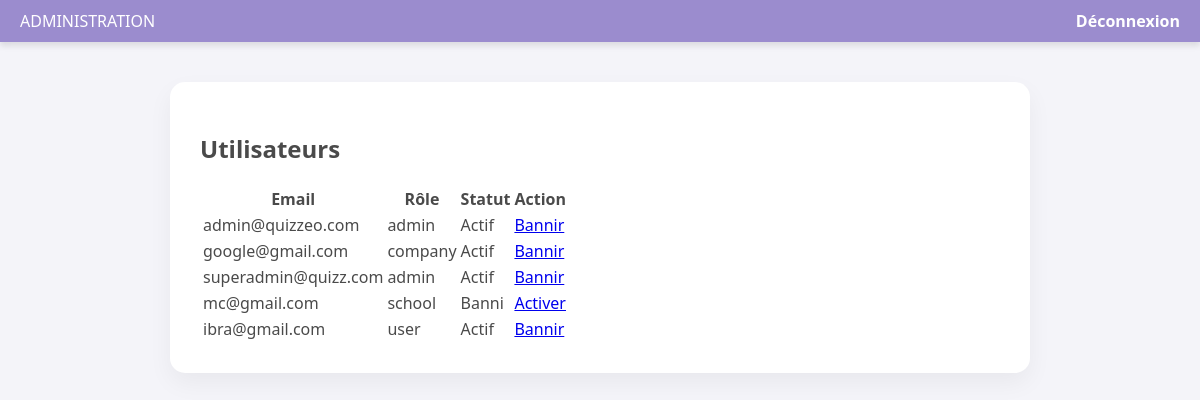
/dashboard_admin.php (signed in), run on the app's committed database.
### tables this page shows
CREATE TABLE IF NOT EXISTS `users` (
  `id` int(11) NOT NULL AUTO_INCREMENT,
  `email` varchar(255) NOT NULL,
  `password` varchar(255) NOT NULL,
  `role` varchar(50) NOT NULL,
  `company_name` varchar(100) DEFAULT NULL,
  `is_active` tinyint(1) DEFAULT 1,
  `est_actif` tinyint(4) DEFAULT 1,
  PRIMARY KEY (`id`),
  UNIQUE KEY `email` (`email`)
);

### dashboard_admin.php (the view, shortened to what this page needs)
<?php
require 'db.php';
?>
<!DOCTYPE html>
<html>
<head><link rel="stylesheet" href="style.css"></head>
<body>
<nav><span>ADMINISTRATION</span><a href="deconnexion.php">Déconnexion</a></nav>
<div class="container">
    <h2>Utilisateurs</h2>
    <table>
        <tr><th>Email</th><th>Rôle</th><th>Statut</th><th>Action</th></tr>
        <?php
        $users = $pdo->query("SELECT * FROM users")->fetchAll();
        foreach($users as $u) {
            $status = $u['is_active'] ? "Actif" : "Banni";
            $btn = $u['is_active'] ? "Bannir" : "Activer";
            echo "<tr><td>{$u['email']}</td><td>{$u['role']}</td><td>$status</td>
            <td><a href='?ban={$u['id']}'>$btn</a></td></tr>";
        }
        ?>
    </table>
</div>
</body>
</html>

### style.css (style rules this page uses)
:root { --purple: #9b8cce; --pink: #f4aeb4; --yellow: #f6d87d; --dark: #4a4a4a; }
body { font-family: 'Segoe UI', sans-serif; background-color: #f4f4f9; color: var(--dark); margin: 0; }
nav { background-color: var(--purple); padding: 10px 20px; color: white; display: flex; justify-content: space-between; align-items: center; box-shadow: 0 4px 6px rgba(0,0,0,0.1); }
nav a { color: white; text-decoration: none; margin-left: 15px; font-weight: bold; }
.container { width: 90%; max-width: 800px; margin: 40px auto; background: white; padding: 30px; border-radius: 15px; box-shadow: 0 10px 25px rgba(0,0,0,0.05); }

### data on the page
users: email "admin@quizzeo.com", role "admin", is_active "Actif", is_active "Bannir"
users: email "google@gmail.com", role "company", is_active "Actif", is_active "Bannir"
users: email "superadmin@quizz.com", role "admin", is_active "Actif", is_active "Bannir"
users: email "mc@gmail.com", role "school", is_active "Banni", is_active "Activer"
users: email "ibra@gmail.com", role "user", is_active "Actif", is_active "Bannir"
